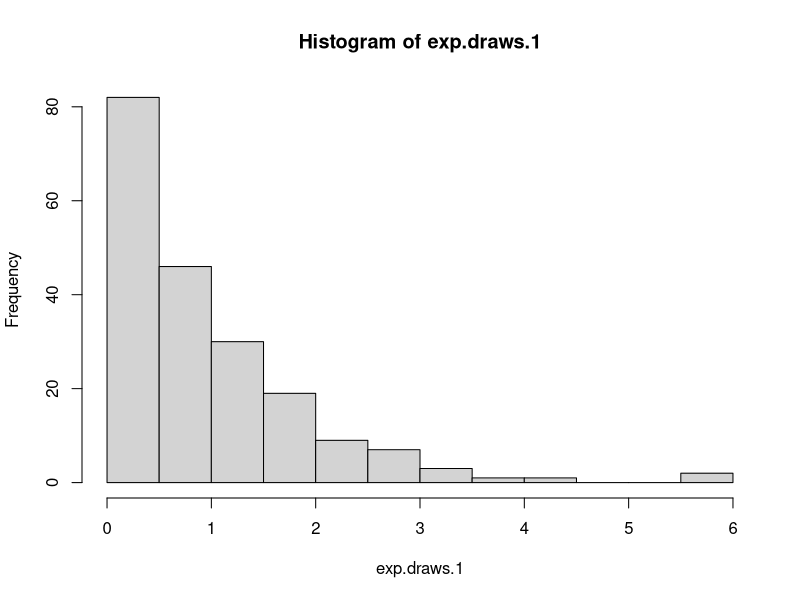
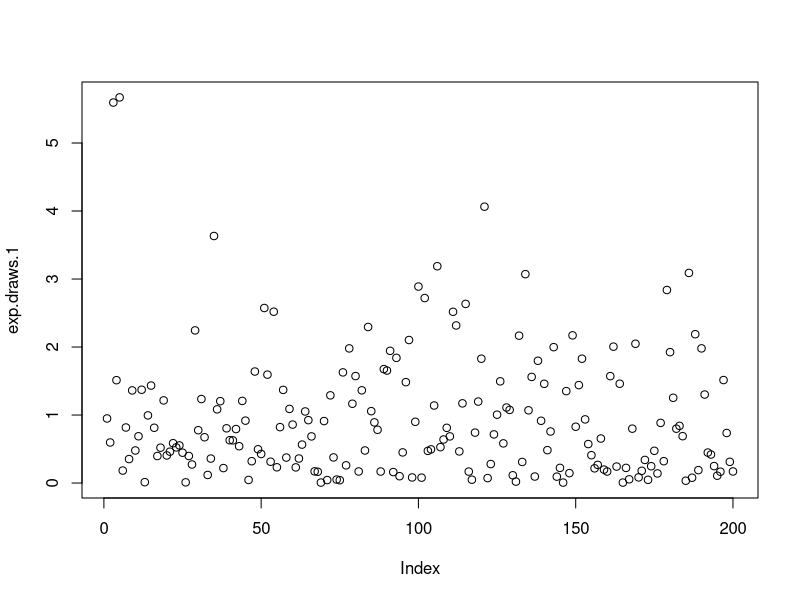
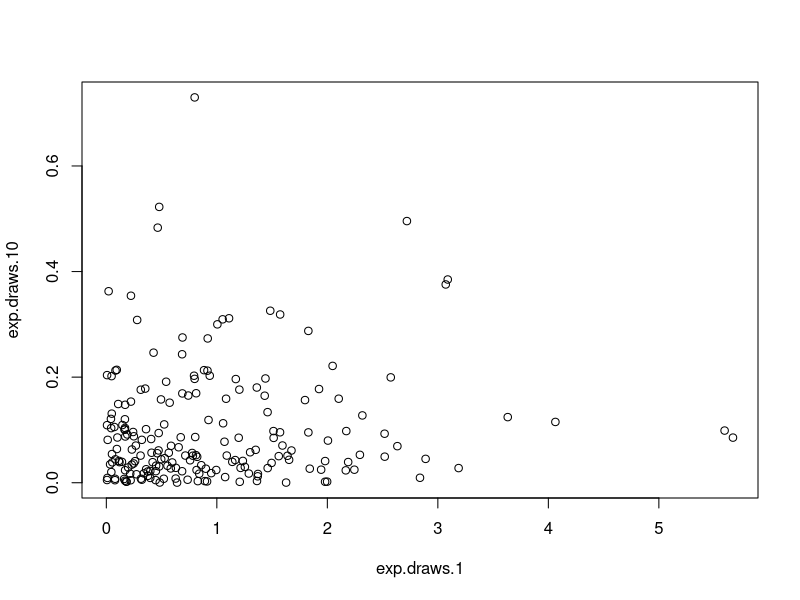
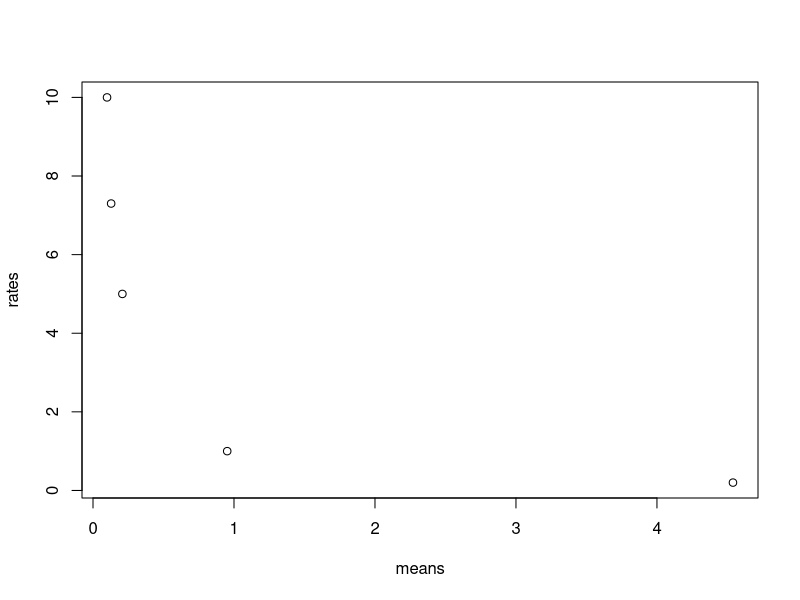
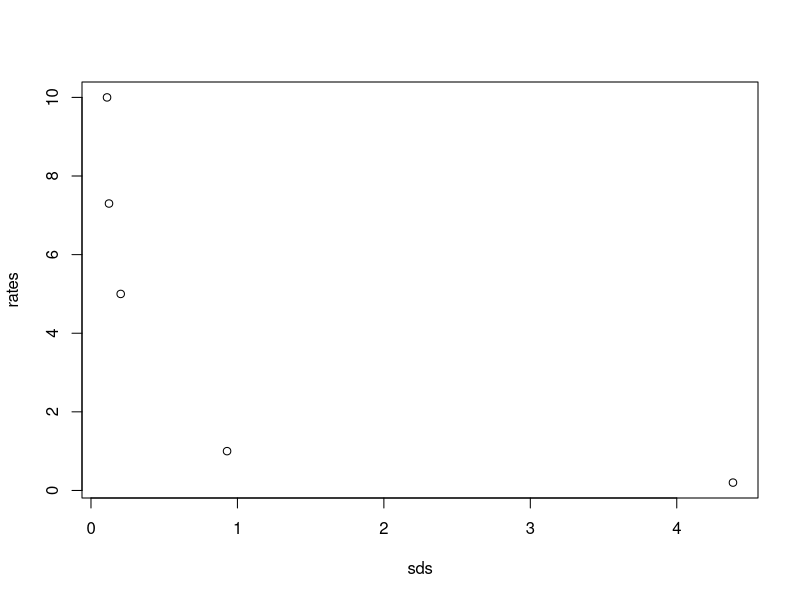
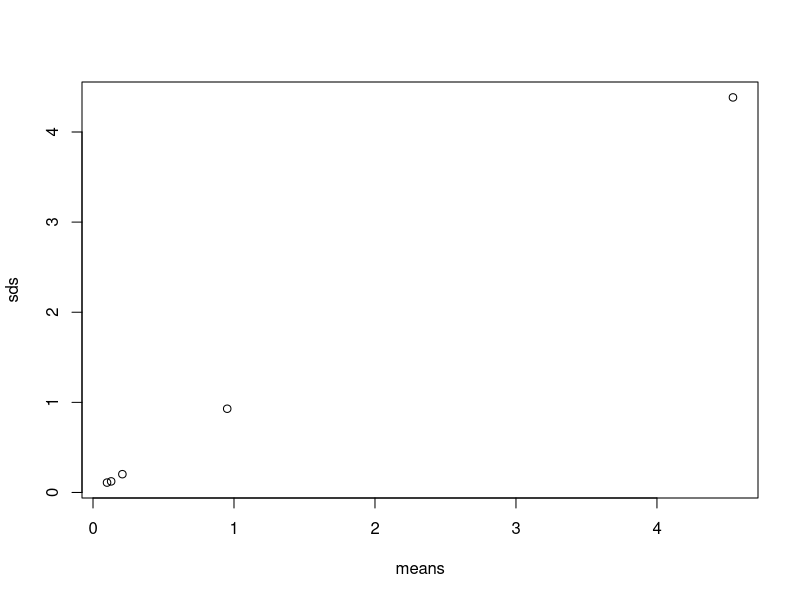

The R source for these figures, in order:
## ---- chunk 1
#This vector holds 200 random values from the standard exponential distribution.
exp.draws.1 <- rexp(n = 200)
#This is the calculation of the mean and standard deviation of the just created vector.
mean(exp.draws.1)
sd(exp.draws.1)
## ---- chunk 2
#The following vectors hold 200 random values from the exponential distribution with varying rate, with their means and standard deviations calculated.

#With rate = 0.2
exp.draws.0.2 <- rexp(n = 200, rate = 0.2)
mean(exp.draws.0.2)
sd(exp.draws.0.2)

#With rate = 5
exp.draws.5 <- rexp(n = 200, rate = 5)
mean(exp.draws.5)
sd(exp.draws.5)

#With rate 7.3
exp.draws.7.3 <- rexp(n = 200, rate = 7.3)
mean(exp.draws.7.3)
sd(exp.draws.7.3)

#With rate 10
exp.draws.10 <- rexp(n = 200, rate = 10)
mean(exp.draws.10)
sd(exp.draws.10)
## ---- chunk 3
#Histogram of results from the generated random values from the standard exponential distribution.
hist(exp.draws.1)
## ---- chunk 4
#Plot of the generated random values from the standard exponential distribution.
plot(exp.draws.1)
## ---- chunk 5
plot(exp.draws.1, exp.draws.10)
## ---- chunk 6
#This vector contains the values for the rates used to generate the random values.
rates <- c(1, 0.2, 5, 7.3, 10)
#This vector contains the means of the five sets of simulated values.
means <- c(mean(exp.draws.1), mean(exp.draws.0.2), mean(exp.draws.5), mean(exp.draws.7.3), mean(exp.draws.10))
#This vector contains the standard deviations of the five sets of simulated values.
sds <- c(sd(exp.draws.1), sd(exp.draws.0.2), sd(exp.draws.5), sd(exp.draws.7.3), sd(exp.draws.10))
#This is a plot of the five means versus the five rates used to generate the values.
plot(means, rates)
## ---- chunk 7
#This is a plot of the standard deviations versus the rates.
plot(sds, rates)
## ---- chunk 8
#This is a plot of the means versus the standard deviations.
plot(means, sds)
